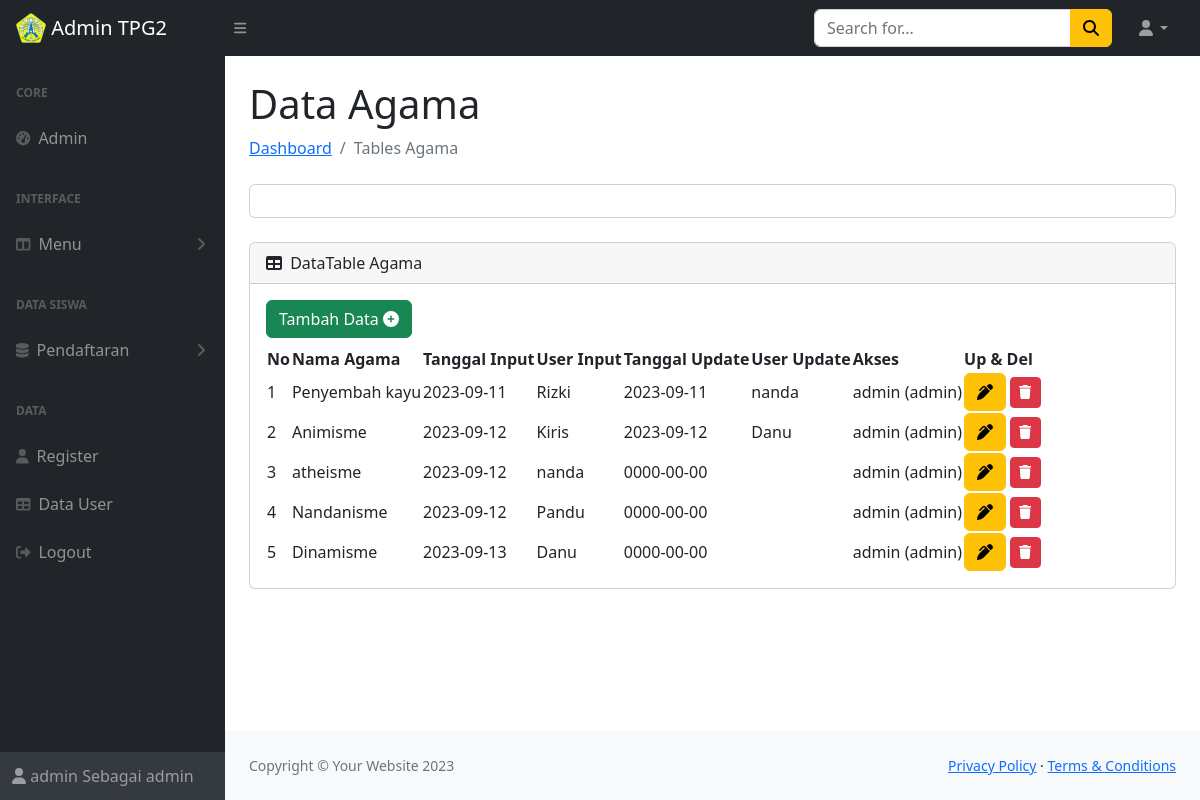
The app's page /admin_panel/dist/agama.php (signed in) with its own data.
### tables this page shows
CREATE TABLE `agama` (
  `id_agama` varchar(5) NOT NULL,
  `nama_agama` varchar(15) NOT NULL,
  `tgl_input` date NOT NULL,
  `user_input` varchar(10) NOT NULL,
  `tgl_update` date NOT NULL,
  `user_update` varchar(10) NOT NULL,
  `id_user` int(11) NOT NULL
);

CREATE TABLE `user` (
  `id_user` int(11) NOT NULL,
  `username` varchar(100) NOT NULL,
  `password` varchar(100) NOT NULL,
  `nama` varchar(50) NOT NULL,
  `email` varchar(50) NOT NULL,
  `hak_akses` varchar(30) NOT NULL
);

### admin_panel/dist/agama.php (the view, shortened to what this page needs)
<?php include "header.php";
?>
            <div id="layoutSidenav_content">
                <main>
                    <div class="container-fluid px-4">
                        <h1 class="mt-4">Data Agama</h1>
                        <ol class="breadcrumb mb-4">
                            <li class="breadcrumb-item"><a href="index.php">Dashboard</a></li>
                            <li class="breadcrumb-item active">Tables Agama</li>
                        </ol>
                        <div class="card mb-4">
                            <div class="card-body">
                            </div>
                        </div>
                        <div class="card mb-4">
                            <div class="card-header">
                                <i class="fas fa-table me-1"></i>
                                DataTable Agama
                            </div>
                            <div class="card-body">
                        <div class="col-2 mb-2">
                            <a type="submit" href="form-agama.php" name="add_data" class="btn btn-success btn-block" >Tambah Data
                            <i class="fa fa-plus-circle" aria-hidden="true"></i></a>
                        </div>
                                <table id="datatablesSimple">
                                <thead>
                                        <tr>
                                            <th>No</th>
                                            <th>Nama Agama</th>
                                            <th>Tanggal Input</th>
                                            <th>User Input</th>
                                            <th>Tanggal Update</th>
                                            <th>User Update</th>
                                            <th>Akses</th>
                                            <th>Up & Del</th>
                                        </tr>
                                    </thead>
                                    <tbody>
            <?php
            include 'koneksi.php';
            $no = 1;
            $query = "SELECT *
            FROM agama
            INNER JOIN user
            ON agama.id_user = user.id_user";
            $sql = mysqli_query($conn, $query);
            while ($data = mysqli_fetch_assoc($sql)) {
            ?>
            <tr>
                <td><?= $no++; ?></td>
                <td><?= $data['nama_agama']; ?></td>
                <td><?= $data['tgl_input']; ?></td>
                <td><?= $data['user_input']; ?></td>
                <td><?= $data['tgl_update']; ?></td>
                <td><?= $data['user_update']; ?></td>
                <td><?= $data['hak_akses']; ?> (<?= $data['nama']; ?>)</td>
                <td>
                    <a class="btn btn-warning" type="button" href="agama_edit.php?id_agama=<?= $data['id_agama']; ?>"><i class="fa-solid fa-pen-clip" aria-hidden="true"></i></a>
                    <a class="btn btn-danger btn-sm" type="button" onclick="return confirm('Data akan di Hapus?')" href="agama_delete.php?id_agama=<?= $data['id_agama']; ?>"><i class="fa-solid fa-trash"></i></a>
                </td>
            </tr>
        <?php
            }
        ?>
                                    </tbody>
                                </table>
                            </div>
                        </div>
                    </div>
                </main>
                <?php include 'footer.php';?>
            </div>
        </div>
    </body>
</html>

### records on screen
agama: nama_agama "Penyembah kayu", tgl_input "2023-09-11", user_input "Rizki", tgl_update "2023-09-11", user_update "nanda", id_user.hak_akses "admin", id_user.nama "admin"
agama: nama_agama "Animisme", tgl_input "2023-09-12", user_input "Kiris", tgl_update "2023-09-12", user_update "Danu", id_user.hak_akses "admin", id_user.nama "admin"
agama: nama_agama "atheisme", tgl_input "2023-09-12", user_input "nanda", tgl_update "0000-00-00", id_user.hak_akses "admin", id_user.nama "admin"
agama: nama_agama "Nandanisme", tgl_input "2023-09-12", user_input "Pandu", tgl_update "0000-00-00", id_user.hak_akses "admin", id_user.nama "admin"
agama: nama_agama "Dinamisme", tgl_input "2023-09-13", user_input "Danu", tgl_update "0000-00-00", id_user.hak_akses "admin", id_user.nama "admin"

### other values on screen
$_SESSION['nama'] "admin"
$_SESSION['hak_akses'] "admin"
